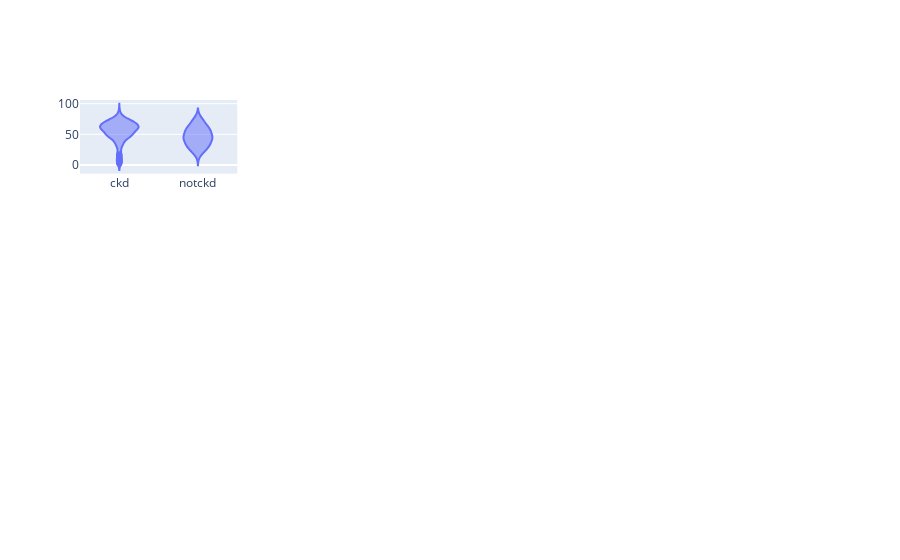
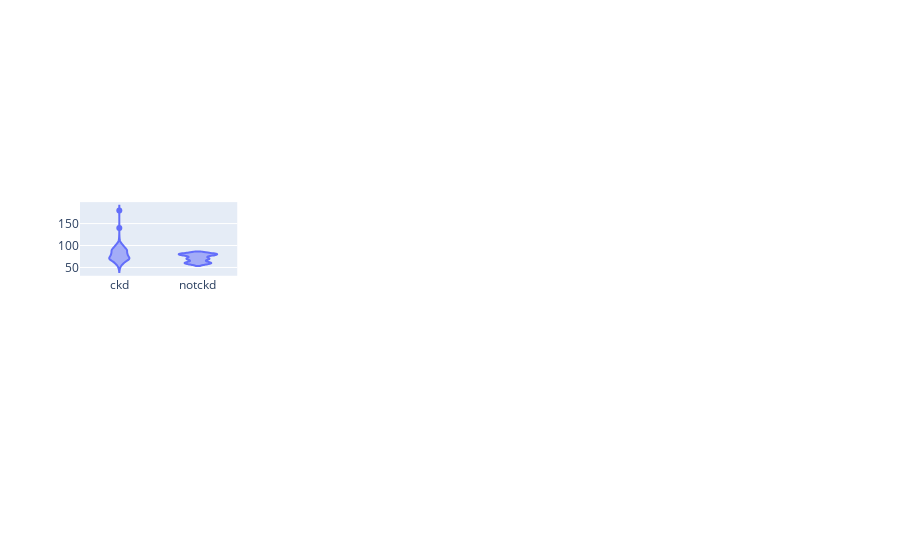
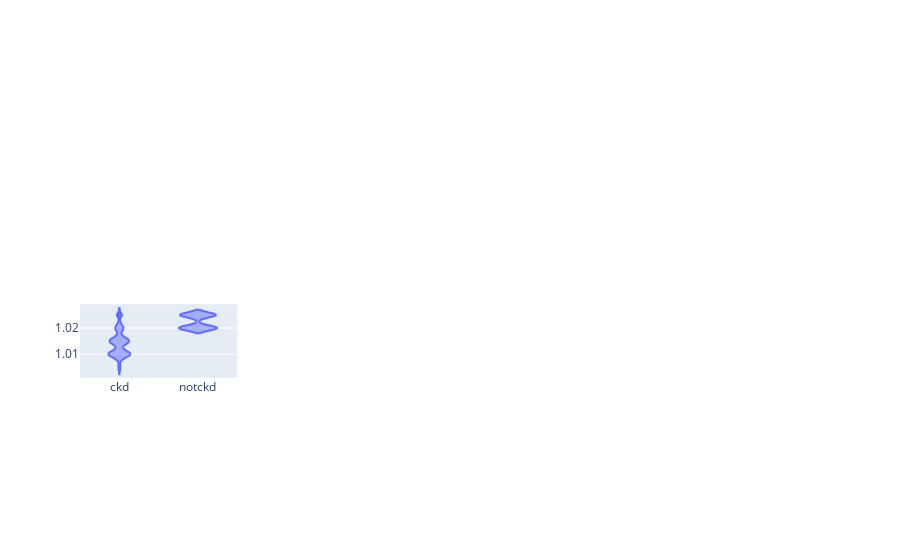
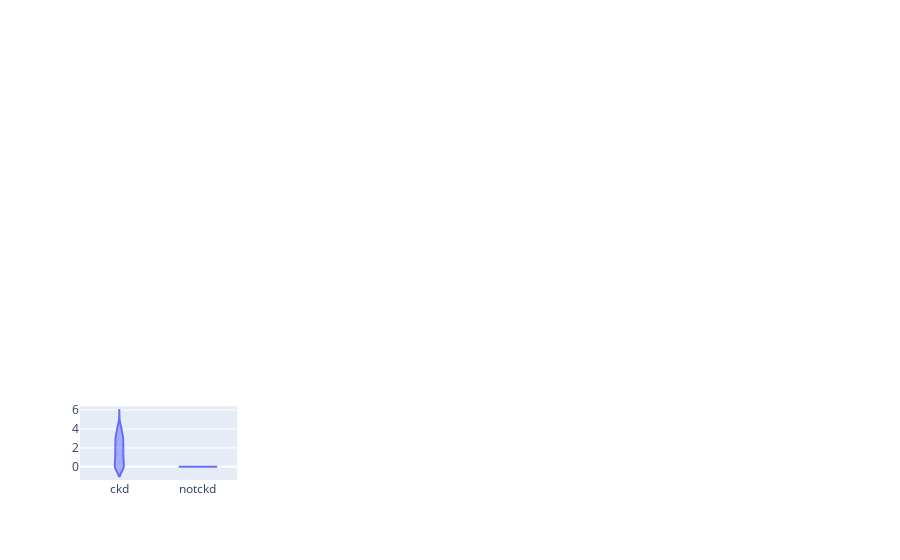

The notebook cell these images were saved under, in order:
### Code cell
from plotly.subplots import make_subplots
import plotly.graph_objects as go

#plt.ma(figsize=(15,15))
for i , f in enumerate(num_cols) : 
    fig = make_subplots(rows=4, cols=4)
    j=i%4+1
    c=i//4+1
    fig.add_trace(go.Violin(y=df[f] , x=df["class"] ),row=j, col=c)
    fig.show()  
#fig.update_layout(height=1000, width=1000, title_text="Side By Side Subplots")
    
    #plt.subplot(4,4,i+1)
    #px.violin(df, y=f, x="class", color="class", box=True)

### Figure 1 — Plotly figure (JSON) as saved in the notebook; plotly's stock layout.template omitted (floating-point values rounded to 4 significant figures; data arrays with more than 128 entries replaced by an {"elided": "..."} marker saying what was removed)
{"data": [{"type": "violin", "x": {"elided": "400 str values"}, "xaxis": "x", "y": {"elided": "400 int values"}, "yaxis": "y"}], "layout": {"xaxis": {"anchor": "y", "domain": [0, 0.2125]}, "xaxis10": {"anchor": "y10", "domain": [0.2625, 0.475]}, "xaxis11": {"anchor": "y11", "domain": [0.525, 0.7375]}, "xaxis12": {"anchor": "y12", "domain": [0.7875, 1]}, "xaxis13": {"anchor": "y13", "domain": [0, 0.2125]}, "xaxis14": {"anchor": "y14", "domain": [0.2625, 0.475]}, "xaxis15": {"anchor": "y15", "domain": [0.525, 0.7375]}, "xaxis16": {"anchor": "y16", "domain": [0.7875, 1]}, "xaxis2": {"anchor": "y2", "domain": [0.2625, 0.475]}, "xaxis3": {"anchor": "y3", "domain": [0.525, 0.7375]}, "xaxis4": {"anchor": "y4", "domain": [0.7875, 1]}, "xaxis5": {"anchor": "y5", "domain": [0, 0.2125]}, "xaxis6": {"anchor": "y6", "domain": [0.2625, 0.475]}, "xaxis7": {"anchor": "y7", "domain": [0.525, 0.7375]}, "xaxis8": {"anchor": "y8", "domain": [0.7875, 1]}, "xaxis9": {"anchor": "y9", "domain": [0, 0.2125]}, "yaxis": {"anchor": "x", "domain": [0.8063, 1]}, "yaxis10": {"anchor": "x10", "domain": [0.2687, 0.4625]}, "yaxis11": {"anchor": "x11", "domain": [0.2687, 0.4625]}, "yaxis12": {"anchor": "x12", "domain": [0.2687, 0.4625]}, "yaxis13": {"anchor": "x13", "domain": [0, 0.1938]}, "yaxis14": {"anchor": "x14", "domain": [0, 0.1938]}, "yaxis15": {"anchor": "x15", "domain": [0, 0.1938]}, "yaxis16": {"anchor": "x16", "domain": [0, 0.1938]}, "yaxis2": {"anchor": "x2", "domain": [0.8063, 1]}, "yaxis3": {"anchor": "x3", "domain": [0.8063, 1]}, "yaxis4": {"anchor": "x4", "domain": [0.8063, 1]}, "yaxis5": {"anchor": "x5", "domain": [0.5375, 0.7312]}, "yaxis6": {"anchor": "x6", "domain": [0.5375, 0.7312]}, "yaxis7": {"anchor": "x7", "domain": [0.5375, 0.7312]}, "yaxis8": {"anchor": "x8", "domain": [0.5375, 0.7312]}, "yaxis9": {"anchor": "x9", "domain": [0.2687, 0.4625]}}}

### Figure 2 — Plotly figure (JSON) as saved in the notebook; plotly's stock layout.template omitted (floating-point values rounded to 4 significant figures; data arrays with more than 128 entries replaced by an {"elided": "..."} marker saying what was removed)
{"data": [{"type": "violin", "x": {"elided": "400 str values"}, "xaxis": "x5", "y": {"elided": "400 int values"}, "yaxis": "y5"}], "layout": {"xaxis": {"anchor": "y", "domain": [0, 0.2125]}, "xaxis10": {"anchor": "y10", "domain": [0.2625, 0.475]}, "xaxis11": {"anchor": "y11", "domain": [0.525, 0.7375]}, "xaxis12": {"anchor": "y12", "domain": [0.7875, 1]}, "xaxis13": {"anchor": "y13", "domain": [0, 0.2125]}, "xaxis14": {"anchor": "y14", "domain": [0.2625, 0.475]}, "xaxis15": {"anchor": "y15", "domain": [0.525, 0.7375]}, "xaxis16": {"anchor": "y16", "domain": [0.7875, 1]}, "xaxis2": {"anchor": "y2", "domain": [0.2625, 0.475]}, "xaxis3": {"anchor": "y3", "domain": [0.525, 0.7375]}, "xaxis4": {"anchor": "y4", "domain": [0.7875, 1]}, "xaxis5": {"anchor": "y5", "domain": [0, 0.2125]}, "xaxis6": {"anchor": "y6", "domain": [0.2625, 0.475]}, "xaxis7": {"anchor": "y7", "domain": [0.525, 0.7375]}, "xaxis8": {"anchor": "y8", "domain": [0.7875, 1]}, "xaxis9": {"anchor": "y9", "domain": [0, 0.2125]}, "yaxis": {"anchor": "x", "domain": [0.8063, 1]}, "yaxis10": {"anchor": "x10", "domain": [0.2687, 0.4625]}, "yaxis11": {"anchor": "x11", "domain": [0.2687, 0.4625]}, "yaxis12": {"anchor": "x12", "domain": [0.2687, 0.4625]}, "yaxis13": {"anchor": "x13", "domain": [0, 0.1938]}, "yaxis14": {"anchor": "x14", "domain": [0, 0.1938]}, "yaxis15": {"anchor": "x15", "domain": [0, 0.1938]}, "yaxis16": {"anchor": "x16", "domain": [0, 0.1938]}, "yaxis2": {"anchor": "x2", "domain": [0.8063, 1]}, "yaxis3": {"anchor": "x3", "domain": [0.8063, 1]}, "yaxis4": {"anchor": "x4", "domain": [0.8063, 1]}, "yaxis5": {"anchor": "x5", "domain": [0.5375, 0.7312]}, "yaxis6": {"anchor": "x6", "domain": [0.5375, 0.7312]}, "yaxis7": {"anchor": "x7", "domain": [0.5375, 0.7312]}, "yaxis8": {"anchor": "x8", "domain": [0.5375, 0.7312]}, "yaxis9": {"anchor": "x9", "domain": [0.2687, 0.4625]}}}

### Figure 3 — Plotly figure (JSON) as saved in the notebook; plotly's stock layout.template omitted (floating-point values rounded to 4 significant figures; data arrays with more than 128 entries replaced by an {"elided": "..."} marker saying what was removed)
{"data": [{"type": "violin", "x": {"elided": "400 str values"}, "xaxis": "x9", "y": {"elided": "400 float values"}, "yaxis": "y9"}], "layout": {"xaxis": {"anchor": "y", "domain": [0, 0.2125]}, "xaxis10": {"anchor": "y10", "domain": [0.2625, 0.475]}, "xaxis11": {"anchor": "y11", "domain": [0.525, 0.7375]}, "xaxis12": {"anchor": "y12", "domain": [0.7875, 1]}, "xaxis13": {"anchor": "y13", "domain": [0, 0.2125]}, "xaxis14": {"anchor": "y14", "domain": [0.2625, 0.475]}, "xaxis15": {"anchor": "y15", "domain": [0.525, 0.7375]}, "xaxis16": {"anchor": "y16", "domain": [0.7875, 1]}, "xaxis2": {"anchor": "y2", "domain": [0.2625, 0.475]}, "xaxis3": {"anchor": "y3", "domain": [0.525, 0.7375]}, "xaxis4": {"anchor": "y4", "domain": [0.7875, 1]}, "xaxis5": {"anchor": "y5", "domain": [0, 0.2125]}, "xaxis6": {"anchor": "y6", "domain": [0.2625, 0.475]}, "xaxis7": {"anchor": "y7", "domain": [0.525, 0.7375]}, "xaxis8": {"anchor": "y8", "domain": [0.7875, 1]}, "xaxis9": {"anchor": "y9", "domain": [0, 0.2125]}, "yaxis": {"anchor": "x", "domain": [0.8063, 1]}, "yaxis10": {"anchor": "x10", "domain": [0.2687, 0.4625]}, "yaxis11": {"anchor": "x11", "domain": [0.2687, 0.4625]}, "yaxis12": {"anchor": "x12", "domain": [0.2687, 0.4625]}, "yaxis13": {"anchor": "x13", "domain": [0, 0.1938]}, "yaxis14": {"anchor": "x14", "domain": [0, 0.1938]}, "yaxis15": {"anchor": "x15", "domain": [0, 0.1938]}, "yaxis16": {"anchor": "x16", "domain": [0, 0.1938]}, "yaxis2": {"anchor": "x2", "domain": [0.8063, 1]}, "yaxis3": {"anchor": "x3", "domain": [0.8063, 1]}, "yaxis4": {"anchor": "x4", "domain": [0.8063, 1]}, "yaxis5": {"anchor": "x5", "domain": [0.5375, 0.7312]}, "yaxis6": {"anchor": "x6", "domain": [0.5375, 0.7312]}, "yaxis7": {"anchor": "x7", "domain": [0.5375, 0.7312]}, "yaxis8": {"anchor": "x8", "domain": [0.5375, 0.7312]}, "yaxis9": {"anchor": "x9", "domain": [0.2687, 0.4625]}}}

### Figure 4 — Plotly figure (JSON) as saved in the notebook; plotly's stock layout.template omitted (floating-point values rounded to 4 significant figures; data arrays with more than 128 entries replaced by an {"elided": "..."} marker saying what was removed)
{"data": [{"type": "violin", "x": {"elided": "400 str values"}, "xaxis": "x13", "y": {"elided": "400 int values"}, "yaxis": "y13"}], "layout": {"xaxis": {"anchor": "y", "domain": [0, 0.2125]}, "xaxis10": {"anchor": "y10", "domain": [0.2625, 0.475]}, "xaxis11": {"anchor": "y11", "domain": [0.525, 0.7375]}, "xaxis12": {"anchor": "y12", "domain": [0.7875, 1]}, "xaxis13": {"anchor": "y13", "domain": [0, 0.2125]}, "xaxis14": {"anchor": "y14", "domain": [0.2625, 0.475]}, "xaxis15": {"anchor": "y15", "domain": [0.525, 0.7375]}, "xaxis16": {"anchor": "y16", "domain": [0.7875, 1]}, "xaxis2": {"anchor": "y2", "domain": [0.2625, 0.475]}, "xaxis3": {"anchor": "y3", "domain": [0.525, 0.7375]}, "xaxis4": {"anchor": "y4", "domain": [0.7875, 1]}, "xaxis5": {"anchor": "y5", "domain": [0, 0.2125]}, "xaxis6": {"anchor": "y6", "domain": [0.2625, 0.475]}, "xaxis7": {"anchor": "y7", "domain": [0.525, 0.7375]}, "xaxis8": {"anchor": "y8", "domain": [0.7875, 1]}, "xaxis9": {"anchor": "y9", "domain": [0, 0.2125]}, "yaxis": {"anchor": "x", "domain": [0.8063, 1]}, "yaxis10": {"anchor": "x10", "domain": [0.2687, 0.4625]}, "yaxis11": {"anchor": "x11", "domain": [0.2687, 0.4625]}, "yaxis12": {"anchor": "x12", "domain": [0.2687, 0.4625]}, "yaxis13": {"anchor": "x13", "domain": [0, 0.1938]}, "yaxis14": {"anchor": "x14", "domain": [0, 0.1938]}, "yaxis15": {"anchor": "x15", "domain": [0, 0.1938]}, "yaxis16": {"anchor": "x16", "domain": [0, 0.1938]}, "yaxis2": {"anchor": "x2", "domain": [0.8063, 1]}, "yaxis3": {"anchor": "x3", "domain": [0.8063, 1]}, "yaxis4": {"anchor": "x4", "domain": [0.8063, 1]}, "yaxis5": {"anchor": "x5", "domain": [0.5375, 0.7312]}, "yaxis6": {"anchor": "x6", "domain": [0.5375, 0.7312]}, "yaxis7": {"anchor": "x7", "domain": [0.5375, 0.7312]}, "yaxis8": {"anchor": "x8", "domain": [0.5375, 0.7312]}, "yaxis9": {"anchor": "x9", "domain": [0.2687, 0.4625]}}}
